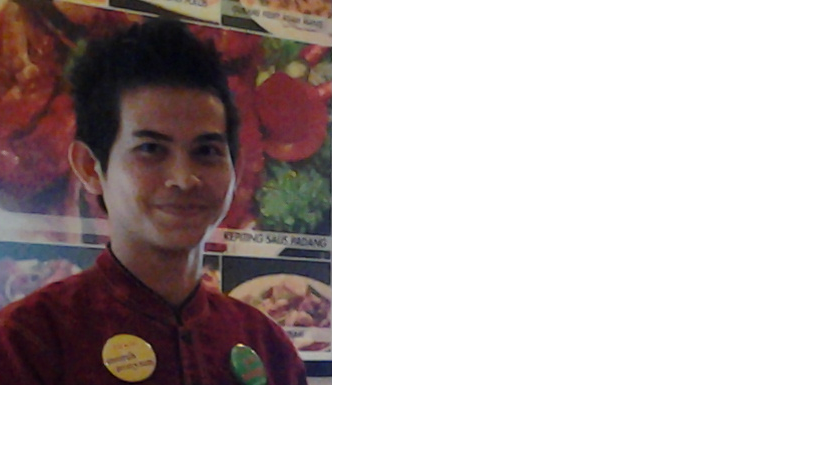
#> input picture files/Bambu1.png, 816 x 460 px, found by its file name
$ jupyter execute pic2excel.ipynb
#> lines starting #> are read from the running program, lines starting #| are printed output that depends on the picture
The following code converts any image file to an excel file, with the pixel intensities exported to it.

[cell 1]
import numpy as np
import pandas as pd
import cv2

pic = cv2.imread(r'files\Bambu1.png')
#> pic is the input picture: shape (460, 816, 3); mean B, G, R 188.3, 188.4, 197.2

pic_arr = np.asarray(pic)

[cell 2]
pic_mean_arr = np.round(pic_arr.mean(axis=2))
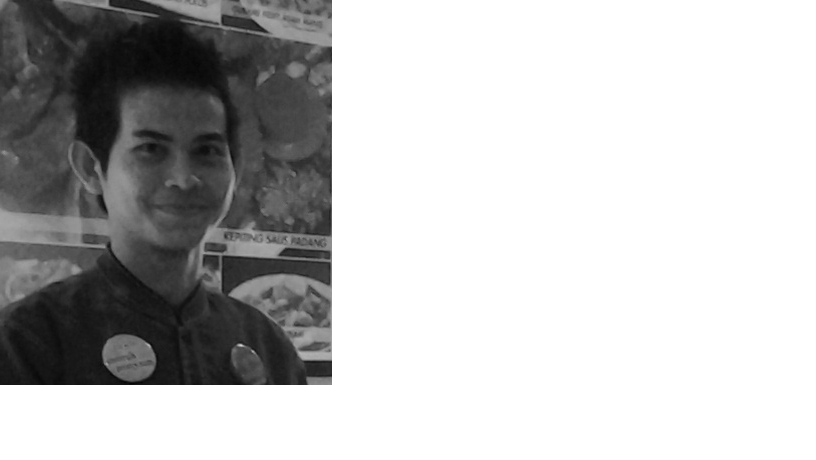
#> pic_mean_arr: shape (460, 816) float64; min 4, max 255, mean 191.3
print(pic_mean_arr.shape)
#| (460, 816)

[cell 3]
## convert your array into a dataframe
df = pd.DataFrame (pic_mean_arr)
#> df = table of 460 rows and 816 columns
